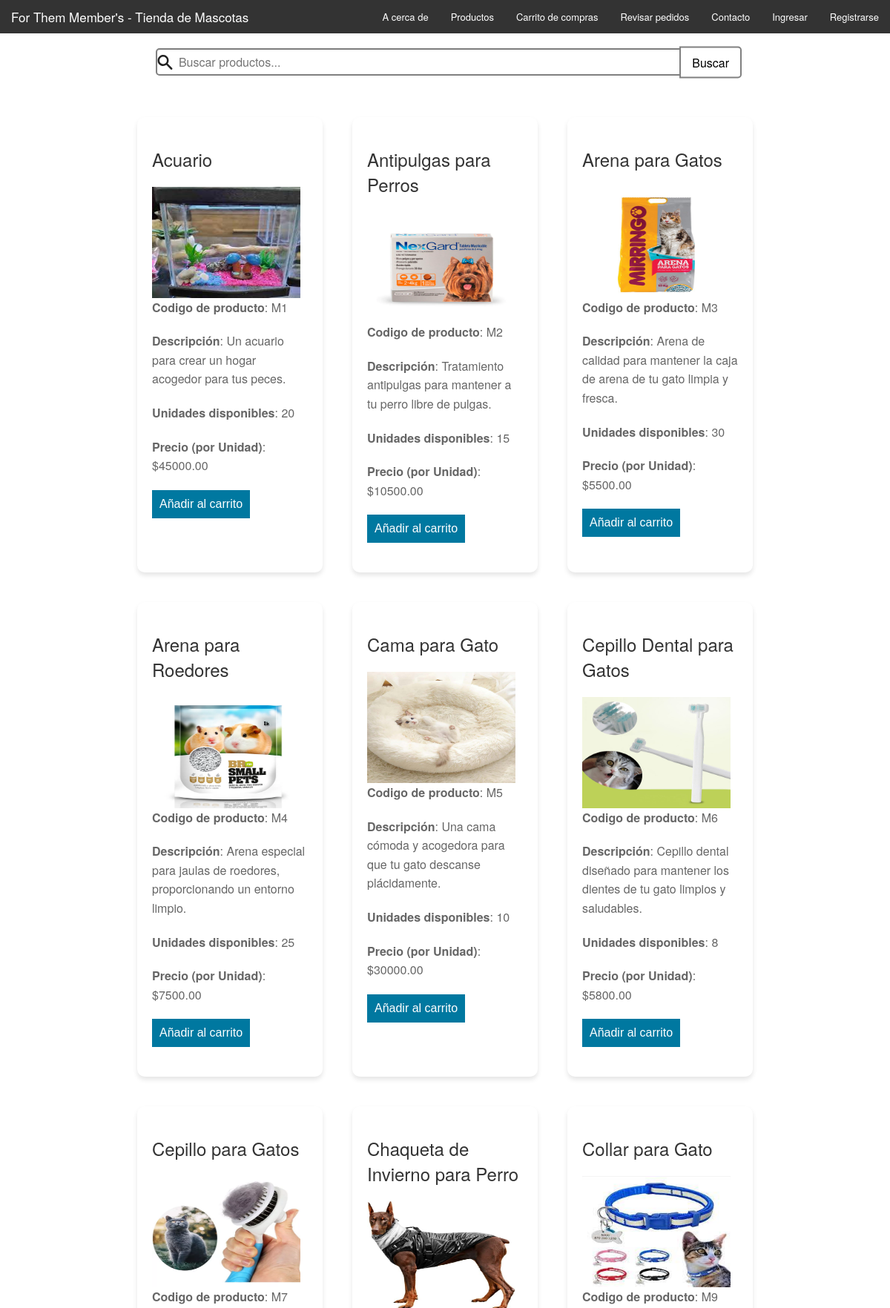
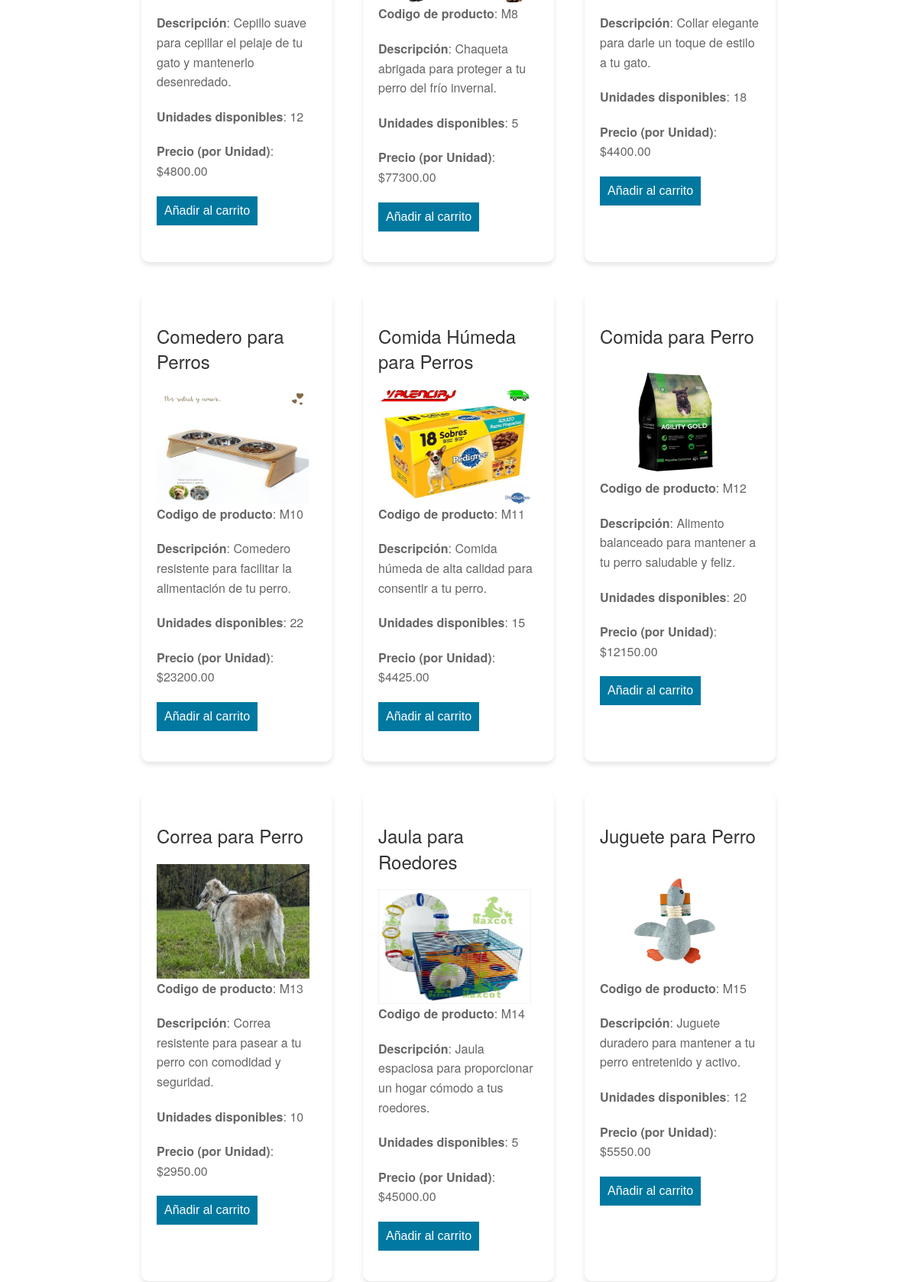
/products.php (upper part), run on the app's committed database (2 pictures, top to bottom).
### tables this page shows
CREATE TABLE IF NOT EXISTS productos (
  id INT UNSIGNED AUTO_INCREMENT PRIMARY KEY,
  codigo_producto VARCHAR(60) NOT NULL,
  nombre_producto VARCHAR(60) NOT NULL,
  descripcion_producto TEXT NOT NULL,
  nombre_imagen_producto VARCHAR(60) NOT NULL,
  cantidad INT UNSIGNED NOT NULL,
  precio DECIMAL(10,2) NOT NULL,
  UNIQUE KEY codigo_producto (codigo_producto)
);

### config.php (called while the page is built, shortened)
<?php
$currency = '$';
?>

### products.php (the view, shortened to what this page needs)
<?php
include 'config.php';
?>
<!doctype html>
<html class="no-js" lang="en">
<head>
  <link rel="stylesheet" href="css/foundation.css" />
  <link rel="stylesheet" href="css/tarjetas.css">
</head>
<body>
  <?php include('plantilla.php'); ?>
  <div class="row" style="margin-top:10px;">
    <div id="search-container" class="position-relative">
      <form method="POST" action="">
        <input type="search" id="search" name="search" class="form-control form-control-lg ps-5"
          placeholder="  Buscar productos..." value="<?php echo isset($_POST['search']) ? $_POST['search'] : ''; ?>">
        <svg xmlns="http://www.w3.org/2000/svg" class="search-icon" viewBox="0 0 20 20" fill="currentColor">
          <path fill-rule="evenodd"
            d="M8 4a4 4 0 100 8 4 4 0 000-8zM2 8a6 6 0 1110.89 3.476l4.817 4.817a1 1 0 01-1.414 1.414l-4.816-4.816A6 6 0 012 8z"
            clip-rule="evenodd" />
        </svg>
        <button id="search-btn" type="submit">Buscar</button>
      </form>
    </div>
    <div class="row" style="margin-top:10px;">
      <?php
      $searchTerm = isset($_POST['search']) ? $_POST['search'] : '';
      $query = "SELECT * FROM productos WHERE nombre_producto LIKE '%$searchTerm%'";
      $result = $mysqli->query($query);
      if ($result) {
        while ($obj = $result->fetch_object()) {
          echo '<div class="tarjeta">';
          echo '<p><h3>' . $obj->nombre_producto . '</h3></p>';
          echo '<img src="images/products/' . $obj->nombre_imagen_producto . '" style="width: 200px; height: 150px;"/>';
          echo '<p><strong>Codigo de producto</strong>: ' . $obj->codigo_producto . '</p>';
          echo '<p><strong>Descripción</strong>: ' . $obj->descripcion_producto . '</p>';
          echo '<p><strong>Unidades disponibles</strong>: ' . $obj->cantidad . '</p>';
          echo '<p><strong>Precio (por Unidad)</strong>: ' . $currency . $obj->precio . '</p>';
          if (isset($_SESSION['tipo']) === 'admin') {
          }else{
            if ($obj->cantidad > 0) {
              echo '<p><a href="update-cart.php?action=add&id=' . $obj->id . '"><input type="submit" value="Añadir al carrito" style="clear:both; background: #0078A0; border: none; color: #fff; font-size: 1em; padding: 10px;" /></a></p>';
            } else {
              echo 'Out Of Stock!';
            }
          }
          echo '</div>';
        }
      }
      echo '</div>';
      echo '</div>';
      ?>
    <br>
    <br>
</body>
</html>

### plantilla.php (shortened to what this page needs)
<nav class="top-bar" data-topbar role="navigation">
  <ul class="title-area">
    <li class="name">
      <h1><a href="index.php">For Them Member's - Tienda de Mascotas</a></h1>
    </li>
  </ul>
  <section class="top-bar-section">
    <ul class="right">
      <li class=""><a href="about.php">A cerca de</a></li>
      <?php
      if (isset($_SESSION['tipo']) === 'admin') {
        echo '<li><a href="products.php">Visualizar productos</a></li>';
        echo '<li><a href="admin.php">Actualizar productos</a></li>';
        echo '<li><a href="orders.php">Pedidos</a></li>';
      }else{
        echo '<li><a href="products.php">Productos</a></li>';
        echo '<li><a href="cart.php">Carrito de compras</a></li>';
        echo '<li><a href="orders.php">Revisar pedidos</a></li>';
        echo '<li><a href="contact.php">Contacto</a></li>';
      }
      if (isset($_SESSION['correoElectronico'])) {
        echo '<li><a href="logout.php">Cerrar sesión</a></li>';
      } else {
        echo '<li><a href="login.php">Ingresar</a></li>';
        echo '<li><a href="register.php">Registrarse</a></li>';
      }
      ?>
    </ul>
  </section>
</nav>

### css/tarjetas.css (style rules this page uses)
.tarjeta { background-color: #fff; border-radius: 10px; box-shadow: 0px 4px 6px rgba(0, 0, 0, 0.1); padding: 20px; margin: 20px; text-align: left; width: 250px; }
.tarjeta h3 { color: #333; font-size: 1.5rem; }
.tarjeta p { color: #666; font-size: 1rem; }
.row { display: flex; flex-wrap: wrap; justify-content: center; }

### products.php (style rules this page uses)
#search-container { position: relative; padding: 10px; width: 80%; box-sizing: border-box; }
#search { width: calc(100% - 60px); padding: 8px 35px 8px 20px; font-size: 16px; border: 2px solid #808080; border-radius: 5px; }
.search-icon, .eye-icon { position: absolute; top: 40%; transform: translateY(-50%); width: 25px; height: 25px; }
.search-icon { left: 10px; }
#search-btn { background-color: #fff; padding: 8px 15px; border: 2px solid #808080; color: #000000; font-size: 16px; border-radius: 0 5px 5px 0; position: absolute; top: 40%; right: 0; transform: translateY(-50%); }

### data on the page
productos: nombre_producto "Acuario", nombre_imagen_producto (picture), codigo_producto "M1", descripcion_producto "Un acuario para crear un hogar acogedor para tus peces.", cantidad "20", precio "45000.00"
productos: nombre_producto "Antipulgas para Perros", nombre_imagen_producto (picture), codigo_producto "M2", descripcion_producto "Tratamiento antipulgas para mantener a tu perro libre de pulgas.", cantidad "15", precio "10500.00"
productos: nombre_producto "Arena para Gatos", nombre_imagen_producto (picture), codigo_producto "M3", descripcion_producto "Arena de calidad para mantener la caja de arena de tu gato limpia y fresca.", cantidad "30", precio "5500.00"
productos: nombre_producto "Arena para Roedores", nombre_imagen_producto (picture), codigo_producto "M4", descripcion_producto "Arena especial para jaulas de roedores, proporcionando un entorno limpio.", cantidad "25", precio "7500.00"
productos: nombre_producto "Cama para Gato", nombre_imagen_producto (picture), codigo_producto "M5", descripcion_producto "Una cama cómoda y acogedora para que tu gato descanse plácidamente.", cantidad "10", precio "30000.00"
productos: nombre_producto "Cepillo Dental para Gatos", nombre_imagen_producto (picture), codigo_producto "M6", descripcion_producto "Cepillo dental diseñado para mantener los dientes de tu gato limpios y saludables.", cantidad "8", precio "5800.00"
productos: nombre_producto "Cepillo para Gatos", nombre_imagen_producto (picture), codigo_producto "M7", descripcion_producto "Cepillo suave para cepillar el pelaje de tu gato y mantenerlo desenredado.", cantidad "12", precio "4800.00"
productos: nombre_producto "Chaqueta de Invierno para Perro", nombre_imagen_producto (picture), codigo_producto "M8", descripcion_producto "Chaqueta abrigada para proteger a tu perro del frío invernal.", cantidad "5", precio "77300.00"
productos: nombre_producto "Collar para Gato", nombre_imagen_producto (picture), codigo_producto "M9", descripcion_producto "Collar elegante para darle un toque de estilo a tu gato.", cantidad "18", precio "4400.00"
productos: nombre_producto "Comedero para Perros", nombre_imagen_producto (picture), codigo_producto "M10", descripcion_producto "Comedero resistente para facilitar la alimentación de tu perro.", cantidad "22", precio "23200.00"
productos: nombre_producto "Comida Húmeda para Perros", nombre_imagen_producto (picture), codigo_producto "M11", descripcion_producto "Comida húmeda de alta calidad para consentir a tu perro.", cantidad "15", precio "4425.00"
productos: nombre_producto "Comida para Perro", nombre_imagen_producto (picture), codigo_producto "M12", descripcion_producto "Alimento balanceado para mantener a tu perro saludable y feliz.", cantidad "20", precio "12150.00"
productos: nombre_producto "Correa para Perro", nombre_imagen_producto (picture), codigo_producto "M13", descripcion_producto "Correa resistente para pasear a tu perro con comodidad y seguridad.", cantidad "10", precio "2950.00"
productos: nombre_producto "Jaula para Roedores", nombre_imagen_producto (picture), codigo_producto "M14", descripcion_producto "Jaula espaciosa para proporcionar un hogar cómodo a tus roedores.", cantidad "5", precio "45000.00"
productos: nombre_producto "Juguete para Perro", nombre_imagen_producto (picture), codigo_producto "M15", descripcion_producto "Juguete duradero para mantener a tu perro entretenido y activo.", cantidad "12", precio "5550.00"
